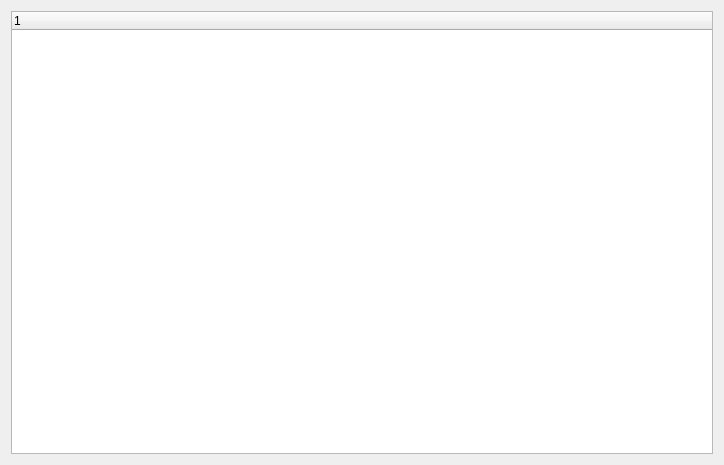
<?xml version="1.0" encoding="UTF-8"?>
<ui version="4.0">
 <class>Dialog</class>
 <widget class="QDialog" name="Dialog">
  <property name="geometry">
   <rect>
    <x>0</x>
    <y>0</y>
    <width>724</width>
    <height>465</height>
   </rect>
  </property>
  <property name="windowTitle">
   <string>Dialog</string>
  </property>
  <layout class="QVBoxLayout" name="verticalLayout">
   <item>
    <widget class="QTreeWidget" name="treeWidget">
     <property name="indentation">
      <number>0</number>
     </property>
     <property name="wordWrap">
      <bool>true</bool>
     </property>
     <column>
      <property name="text">
       <string notr="true">1</string>
      </property>
     </column>
    </widget>
   </item>
  </layout>
 </widget>
 <resources/>
 <connections/>
</ui>
